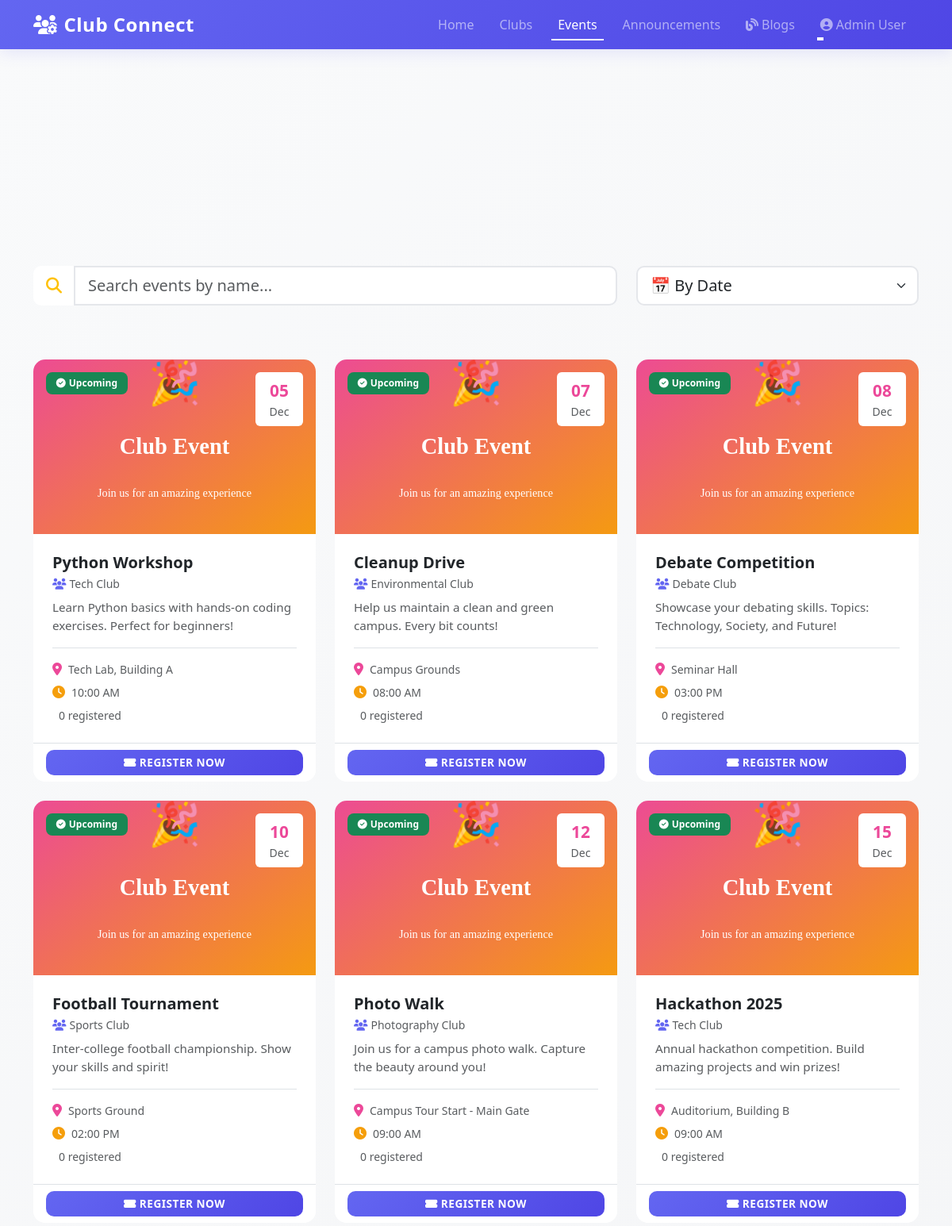
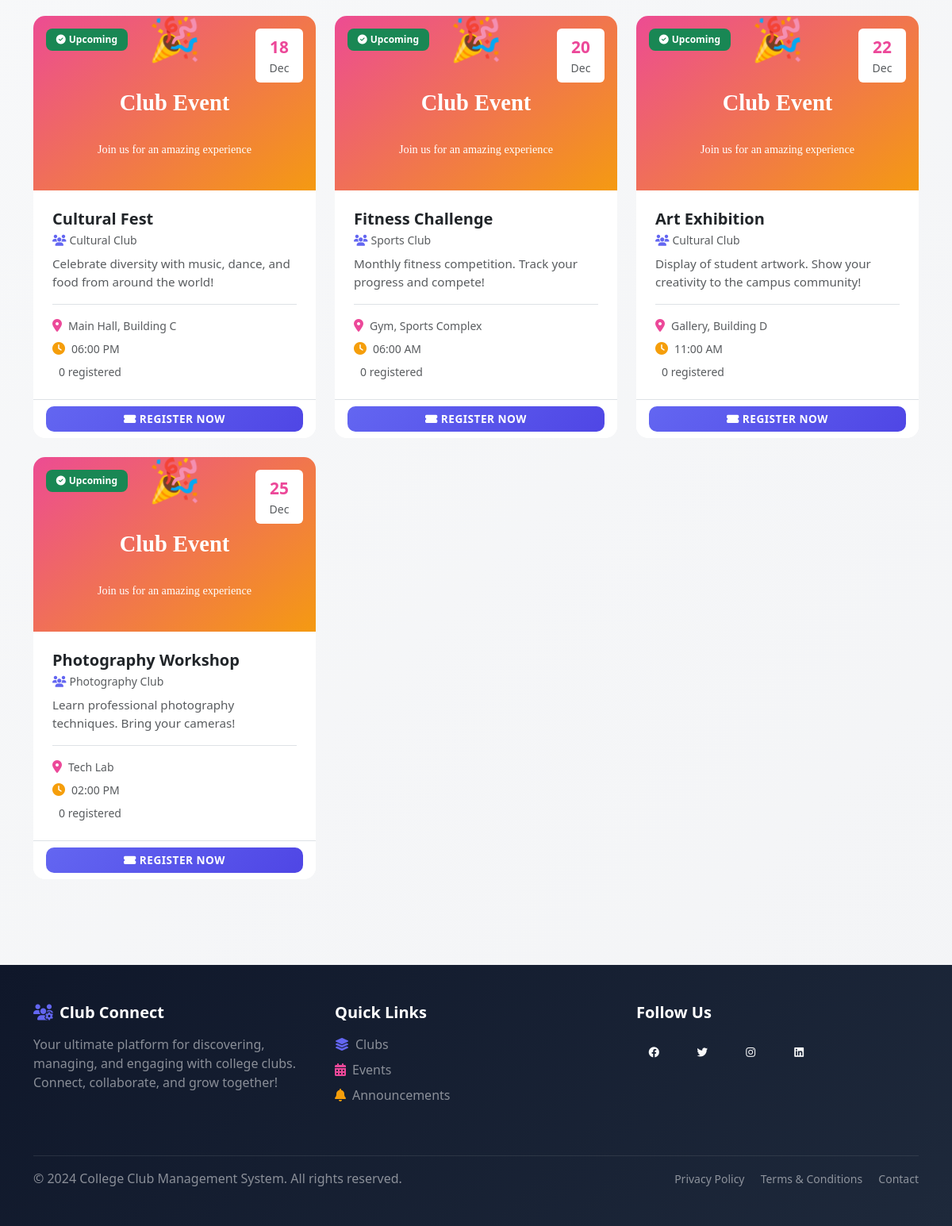
The app's page /events.php (signed in) with its own data (2 pictures, top to bottom).
### tables this page shows
CREATE TABLE IF NOT EXISTS events (
    event_id INT AUTO_INCREMENT PRIMARY KEY,
    club_id INT NOT NULL,
    event_name VARCHAR(200) NOT NULL,
    description TEXT,
    event_date DATETIME NOT NULL,
    location VARCHAR(255),
    image_url VARCHAR(255),
    attendees_count INT DEFAULT 0,
    created_at TIMESTAMP DEFAULT CURRENT_TIMESTAMP,
    FOREIGN KEY (club_id) REFERENCES clubs(club_id) ON DELETE CASCADE
);

CREATE TABLE IF NOT EXISTS clubs (
    club_id INT AUTO_INCREMENT PRIMARY KEY,
    club_name VARCHAR(100) NOT NULL,
    description TEXT,
    category VARCHAR(50),
    image_url VARCHAR(255),
    members_count INT DEFAULT 0,
    created_by INT,
    created_at TIMESTAMP DEFAULT CURRENT_TIMESTAMP,
    FOREIGN KEY (created_by) REFERENCES users(user_id) ON DELETE SET NULL
);

### includes/session.php (called while the page is built, shortened)
<?php
$is_logged_in = isset($_SESSION['user_id']);
?>

### events.php (the view, shortened to what this page needs)
<?php
include 'includes/header.php';
require_once 'config/db.php';
try {
    $stmt = $pdo->prepare('
        SELECT e.*, c.club_name
        FROM events e
        JOIN clubs c ON e.club_id = c.club_id
        ORDER BY e.event_date ASC
    ');
    $stmt->execute();
    $events = $stmt->fetchAll();
} catch (PDOException $e) {
    $events = [];
}
?>
<div class="container py-5">
    <div class="row mb-5">
        <div class="col-md-8">
            <div class="input-group input-group-lg">
                <span class="input-group-text bg-white border-0" style="border-radius: 10px 0 0 10px;">
                    <i class="fas fa-search text-warning"></i>
                </span>
                <input type="text" class="form-control" id="searchInput" placeholder="Search events by name..." onkeyup="filterEvents()" style="border: 2px solid #e5e7eb; border-radius: 0 10px 10px 0;">
            </div>
        </div>
        <div class="col-md-4">
            <select class="form-select form-select-lg" id="sortFilter" onchange="filterEvents()" style="border: 2px solid #e5e7eb; border-radius: 10px;">
                <option value="date">📅 By Date</option>
            </select>
        </div>
    </div>
    <div class="row g-4" id="eventsContainer">
        <?php foreach ($events as $event):
            $eventDate = new DateTime($event['event_date']);
            $today = new DateTime();
            $isUpcoming = $eventDate > $today;
        ?>
            <div class="col-md-6 col-lg-4 event-card" data-name="<?php echo htmlspecialchars($event['event_name']); ?>" data-club="<?php echo htmlspecialchars($event['club_name']); ?>" data-date="<?php echo $event['event_date']; ?>">
                <div class="card h-100">
                    <div class="position-relative" style="overflow: hidden;">
                        <img src="<?php echo htmlspecialchars($event['image_url']); ?>" class="card-img-top" alt="<?php echo htmlspecialchars($event['event_name']); ?>">
                        <div class="position-absolute top-0 start-0 m-3">
                            <?php if ($isUpcoming): ?>
                                <span class="badge bg-success">
                                    <i class="fas fa-check-circle me-1"></i>Upcoming
                                </span>
                            <?php else: ?>
                                <span class="badge bg-secondary">
                                    <i class="fas fa-calendar-times me-1"></i>Past
                                </span>
                            <?php endif; ?>
                        </div>
                        <div class="position-absolute top-0 end-0 m-3">
                            <div class="bg-white rounded p-2 text-center" style="min-width: 60px;">
                                <div class="fw-bold" style="color: #ec4899; font-size: 1.3rem;"><?php echo $eventDate->format('d'); ?></div>
                                <div class="text-muted small"><?php echo $eventDate->format('M'); ?></div>
                            </div>
                        </div>
                    </div>
                    <div class="card-body d-flex flex-column">
                        <h5 class="card-title fw-bold mb-1"><?php echo htmlspecialchars($event['event_name']); ?></h5>
                        <p class="card-text text-muted small mb-2">
                            <i class="fas fa-users me-1" style="color: #6366f1;"></i><?php echo htmlspecialchars($event['club_name']); ?>
                        </p>
                        <p class="card-text text-muted flex-grow-1" style="font-size: 0.95rem;"><?php echo htmlspecialchars(substr($event['description'], 0, 100)) . (strlen($event['description']) > 100 ? '...' : ''); ?></p>
                        <div class="d-flex flex-column gap-2 pt-3 border-top">
                            <div class="d-flex align-items-center text-muted">
                                <i class="fas fa-map-marker-alt me-2" style="color: #ec4899;"></i>
                                <small><?php echo htmlspecialchars($event['location']); ?></small>
                            </div>
                            <div class="d-flex align-items-center text-muted">
                                <i class="fas fa-clock me-2" style="color: #f59e0b;"></i>
                                <small><?php echo $eventDate->format('h:i A'); ?></small>
                            </div>
                            <div class="d-flex align-items-center text-muted">
                                <small><?php echo $event['attendees_count']; ?> registered</small>
                            </div>
                        </div>
                    </div>
                    <div class="card-footer bg-white border-top">
                        <div class="d-grid gap-2">
                            <?php if ($is_logged_in): ?>
                                <button class="btn btn-primary" data-bs-toggle="modal" data-bs-target="#registerModal<?php echo $event['event_id']; ?>">
                                    <i class="fas fa-ticket-alt me-1"></i><?php echo $isUpcoming ? 'Register Now' : 'View Details'; ?>
                                </button>
                            <?php else: ?>
                                <a href="auth/login.php" class="btn btn-primary">
                                    <i class="fas fa-sign-in-alt me-1"></i>Login to Register
                                </a>
                            <?php endif; ?>
                        </div>
                    </div>
                </div>
            </div>
        <?php endforeach; ?>
    </div>
</div>
<?php include 'includes/footer.php'; ?>

### public/css/style.css (style rules this page uses)
:root { --primary-color: #6366f1; --secondary-color: #ec4899; --danger-color: #dc2626; --success-color: #10b981; --warning-color: #f59e0b; --dark-bg: #0f172a; }
* { margin: 0; padding: 0; box-sizing: border-box; }
html { scroll-behavior: smooth; }
body { font-family: 'Segoe UI', Tahoma, Geneva, Verdana, sans-serif; background: linear-gradient(135deg, #f9fafb 0%, #f3f4f6 100%); color: #1f2937; min-height: 100vh; }
.card { transition: all 0.4s cubic-bezier(0.23, 1, 0.320, 1); border: none; border-radius: 15px; overflow: hidden; background: white; animation: fadeIn 0.6s ease-out forwards; }
.card:nth-child(1) { animation-delay: 0.1s; }
.card-img-top { height: 220px; object-fit: cover; transition: transform 0.5s ease; }
.card-body { padding: 1.5rem; }
.btn { transition: all 0.3s ease; border-radius: 10px; font-weight: 600; letter-spacing: 0.5px; text-transform: uppercase; font-size: 0.85rem; border: none; position: relative; overflow: hidden; }
.btn::before { content: ''; position: absolute; top: 50%; left: 50%; width: 0; height: 0; border-radius: 50%; background: rgba(255, 255, 255, 0.3); transform: translate(-50%, -50%); transition: width 0.6s, height 0.6s; }
.btn-primary { background: linear-gradient(135deg, #6366f1 0%, #4f46e5 100%); color: white; }
.form-control, .form-select { border: 2px solid #e5e7eb; border-radius: 10px; transition: all 0.3s ease; font-weight: 500; }
.badge { border-radius: 8px; padding: 0.5rem 0.8rem; font-weight: 600; transition: all 0.3s ease; }

### records on screen
events: image_url (placeholder picture), shows "Upcoming", event_date "05", event_date "Dec", event_name "Python Workshop", club.club_name "Tech Club", description "Learn Python basics with hands-on coding exercises. Perfect for beginners!", location "Tech Lab, Building A", event_date "10:00 AM", attendees_count "0", shows "REGISTER NOW"
events: image_url (placeholder picture), shows "Upcoming", event_date "07", event_date "Dec", event_name "Cleanup Drive", club.club_name "Environmental Club", description "Help us maintain a clean and green campus. Every bit counts!", location "Campus Grounds", event_date "08:00 AM", attendees_count "0", shows "REGISTER NOW"
events: image_url (placeholder picture), shows "Upcoming", event_date "08", event_date "Dec", event_name "Debate Competition", club.club_name "Debate Club", description "Showcase your debating skills. Topics: Technology, Society, and Future!", location "Seminar Hall", event_date "03:00 PM", attendees_count "0", shows "REGISTER NOW"
events: image_url (placeholder picture), shows "Upcoming", event_date "10", event_date "Dec", event_name "Football Tournament", club.club_name "Sports Club", description "Inter-college football championship. Show your skills and spirit!", location "Sports Ground", event_date "02:00 PM", attendees_count "0", shows "REGISTER NOW"
events: image_url (placeholder picture), shows "Upcoming", event_date "12", event_date "Dec", event_name "Photo Walk", club.club_name "Photography Club", description "Join us for a campus photo walk. Capture the beauty around you!", location "Campus Tour Start - Main Gate", event_date "09:00 AM", attendees_count "0", shows "REGISTER NOW"
events: image_url (placeholder picture), shows "Upcoming", event_date "15", event_date "Dec", event_name "Hackathon 2025", club.club_name "Tech Club", description "Annual hackathon competition. Build amazing projects and win prizes!", location "Auditorium, Building B", event_date "09:00 AM", attendees_count "0", shows "REGISTER NOW"
events: image_url (placeholder picture), shows "Upcoming", event_date "18", event_date "Dec", event_name "Cultural Fest", club.club_name "Cultural Club", description "Celebrate diversity with music, dance, and food from around the world!", location "Main Hall, Building C", event_date "06:00 PM", attendees_count "0", shows "REGISTER NOW"
events: image_url (placeholder picture), shows "Upcoming", event_date "20", event_date "Dec", event_name "Fitness Challenge", club.club_name "Sports Club", description "Monthly fitness competition. Track your progress and compete!", location "Gym, Sports Complex", event_date "06:00 AM", attendees_count "0", shows "REGISTER NOW"
events: image_url (placeholder picture), shows "Upcoming", event_date "22", event_date "Dec", event_name "Art Exhibition", club.club_name "Cultural Club", description "Display of student artwork. Show your creativity to the campus community!", location "Gallery, Building D", event_date "11:00 AM", attendees_count "0", shows "REGISTER NOW"
events: image_url (placeholder picture), shows "Upcoming", event_date "25", event_date "Dec", event_name "Photography Workshop", club.club_name "Photography Club", description "Learn professional photography techniques. Bring your cameras!", location "Tech Lab", event_date "02:00 PM", attendees_count "0", shows "REGISTER NOW"

### other values on screen
$user_name "Admin User"
